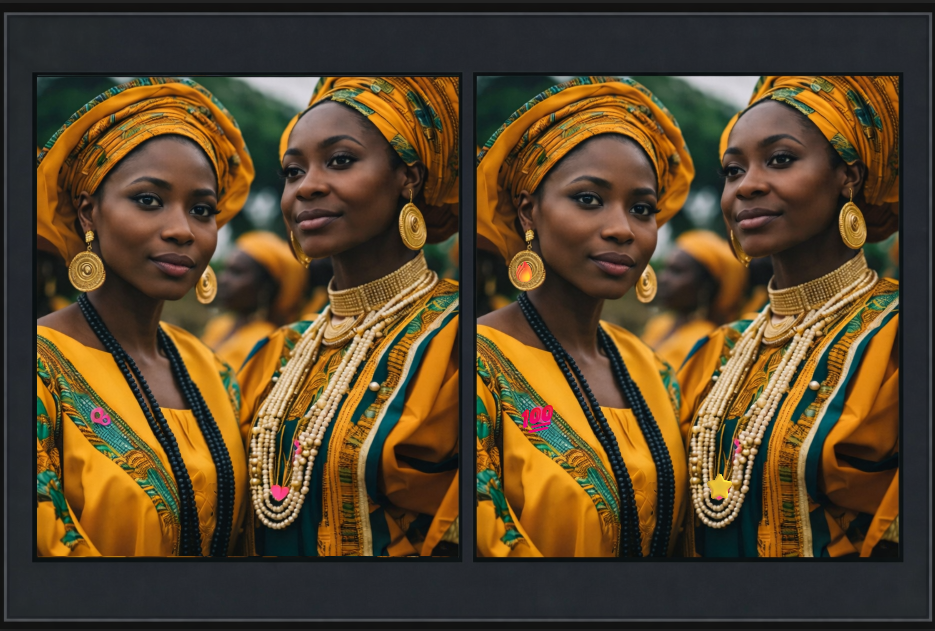
#> input picture images/dif.png, 935 x 631 px
$ python dif_game_grid_g.py
#> lines starting #> are read from the running program, lines starting #| are printed output that depends on the picture
# -*- coding: utf-8 -*-
"""
Created on Sun Jul 12 17:22:28 2026

@author: Kamila Dudzińska

Supporting module with grid for an image.

Library: pillow

Pillow - library used for opening, manipulating and saving image file formats.
Allows resizing, cropping and adding geometric shapes onto graphic.

"""

from PIL import Image, ImageDraw, ImageFont

# loading
picture_path = 'images/dif.png'
out_path = "output_grid.png"
STEP = 50                     # odstęp siatki w pikselach

# opening
img = Image.open(picture_path).convert("RGBA")
#> img is the input picture: PIL image 935x631 RGBA; mean R, G, B, A 87.9, 68.7, 42, 255
w, h = img.size
#> w = 935; h = 631

draw = ImageDraw.Draw(img)

# font
try:
    font = ImageFont.truetype("arial.ttf", 16)
except:
    font = ImageFont.load_default()

# vertical lines and description
for x in range(0, w + 1, STEP):
    # linia pionowa
    draw.line([(x, 0), (x, h)], fill=(255, 255, 255, 160), width=1)
    label = f"x = {x}"
    draw.text((x + 2, 2), f"x={x}", fill=(255, 255, 255, 180), font=font)

# horizontal lines and description
for y in range(0, h + 1, STEP):
    # linia pozioma
    draw.line([(0, y), (w, y)], fill=(255, 255, 2500, 160), width=1)
    label = f"y = {y}"
    draw.text((2, y + 2), label, fill=(255, 255, 255, 180), font=font)

# save image
img.save(out_path)
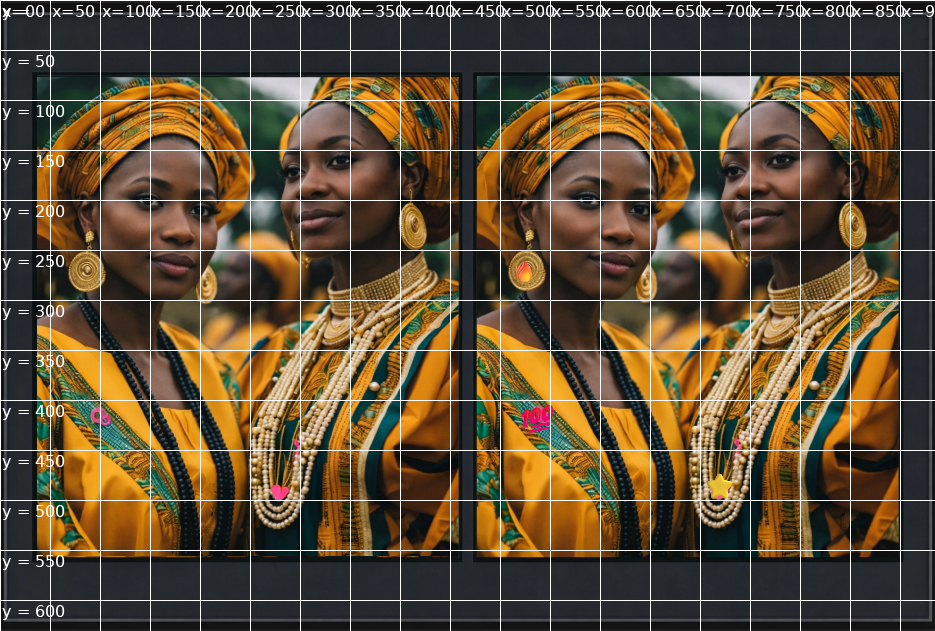
#> saved as output_grid.png: PIL image 935x631 RGBA; mean R, G, B, A 96.4, 78, 52.4, 250.6; transparent parts drawn white
print("Zapisano plik:", out_path)

$ run again, with images/code-pillow.png copied over images/dif.png
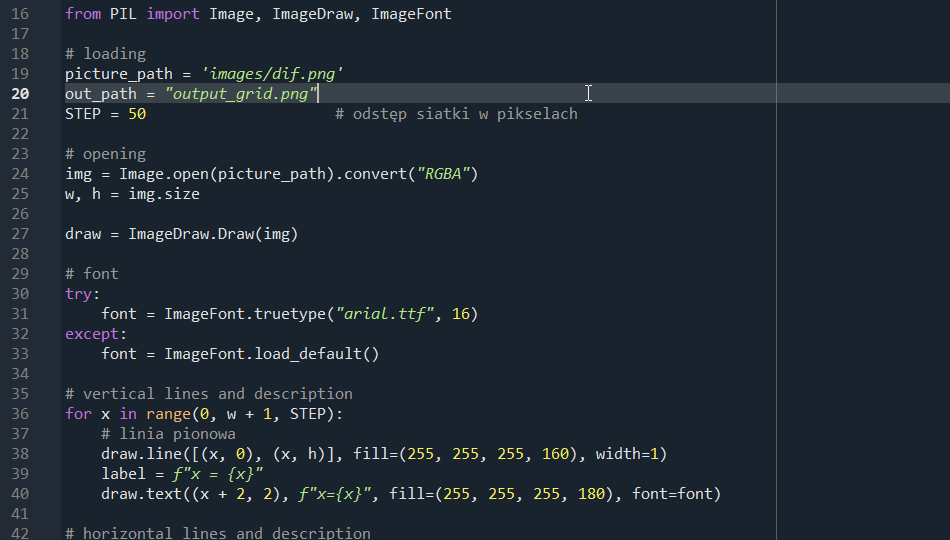
#> input picture images/code-pillow.png, 950 x 540 px
#> img is the input picture: PIL image 950x540 RGBA; mean R, G, B, A 31.8, 41.4, 50.6, 255
#> `img.save(out_path)`:
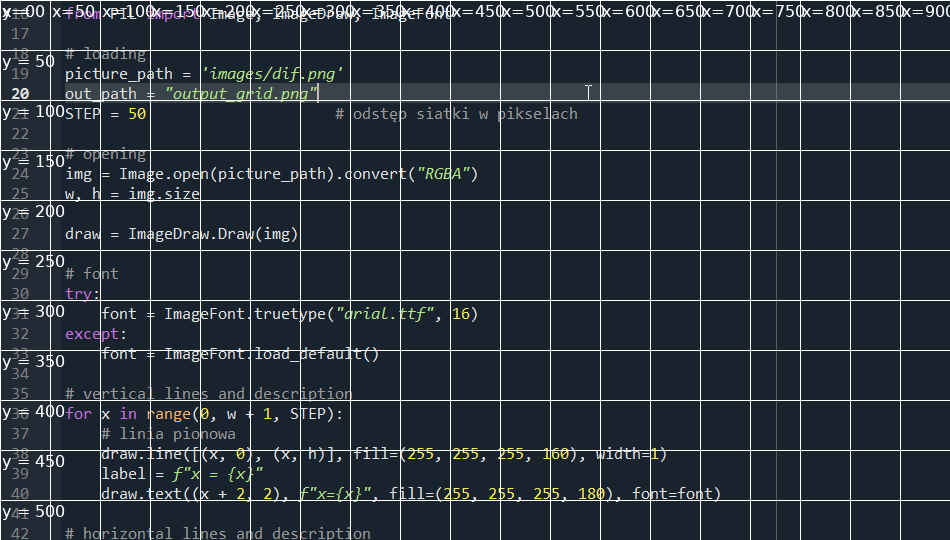
#> saved as output_grid.png: PIL image 950x540 RGBA; mean R, G, B, A 42.6, 51.8, 60.5, 250.6; transparent parts drawn white

$ run again, with images/code1.png copied over images/dif.png
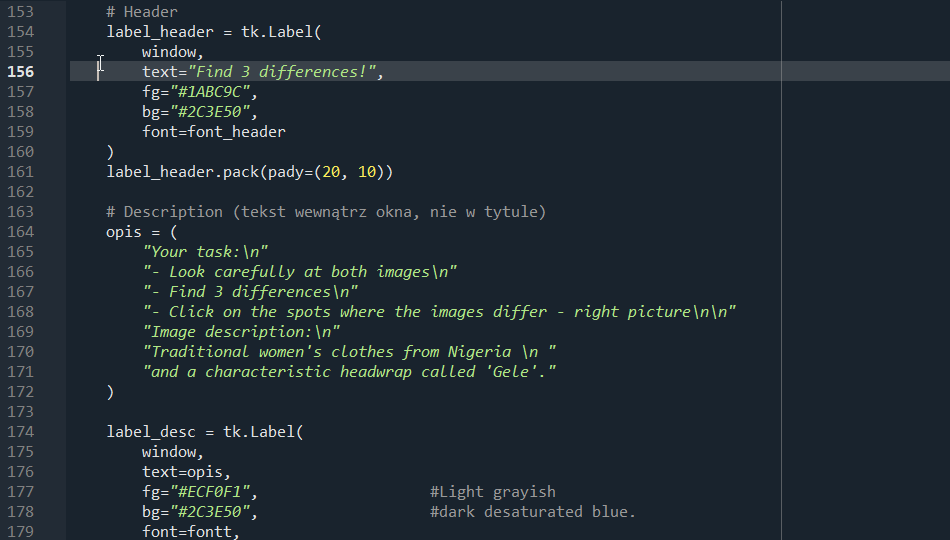
#> input picture images/code1.png, 950 x 540 px
#> img is the input picture: PIL image 950x540 RGBA; mean R, G, B, A 31.4, 41.7, 50, 255
#> `img.save(out_path)`:
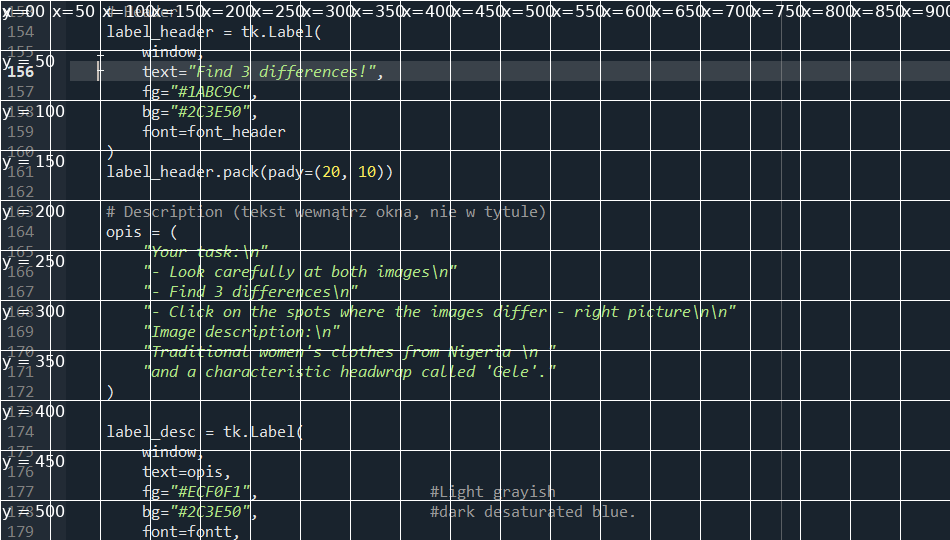
#> saved as output_grid.png: PIL image 950x540 RGBA; mean R, G, B, A 42.3, 52.2, 60, 250.6; transparent parts drawn white

$ run again, with images/code2.png copied over images/dif.png
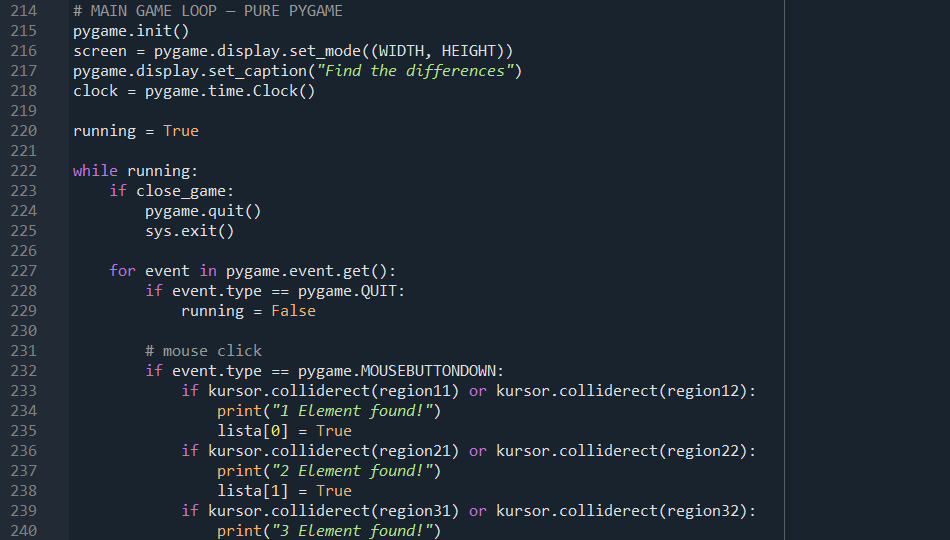
#> input picture images/code2.png, 950 x 540 px
#> img is the input picture: PIL image 950x540 RGBA; mean R, G, B, A 32, 41.6, 50.9, 255
#> `img.save(out_path)`:
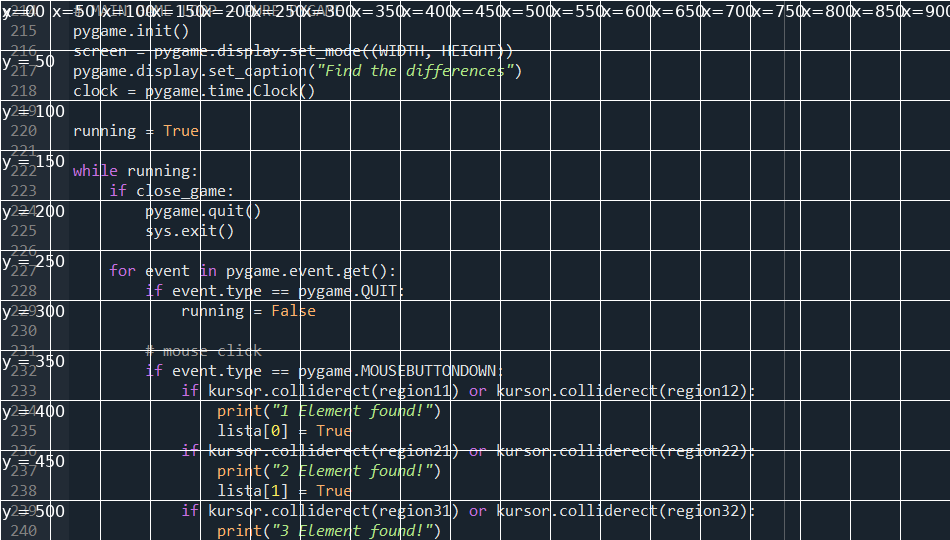
#> saved as output_grid.png: PIL image 950x540 RGBA; mean R, G, B, A 42.8, 51.9, 60.8, 250.6; transparent parts drawn white
